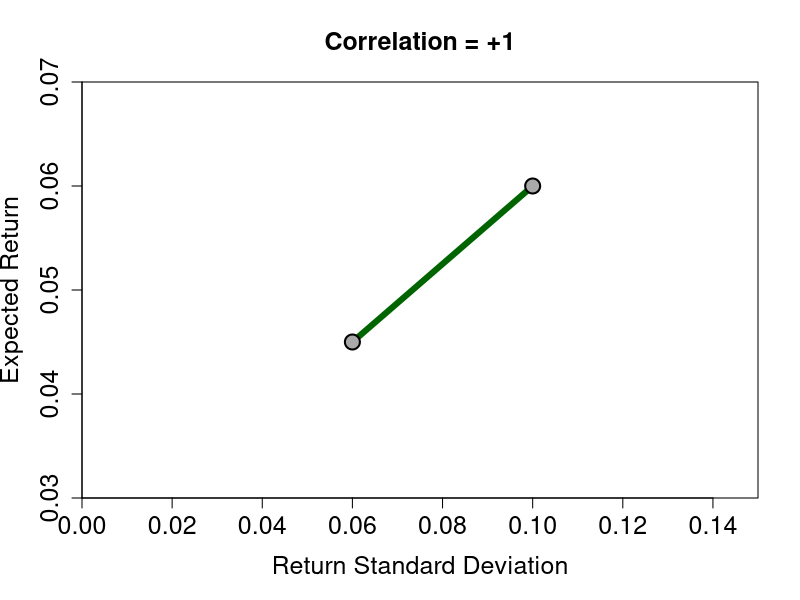
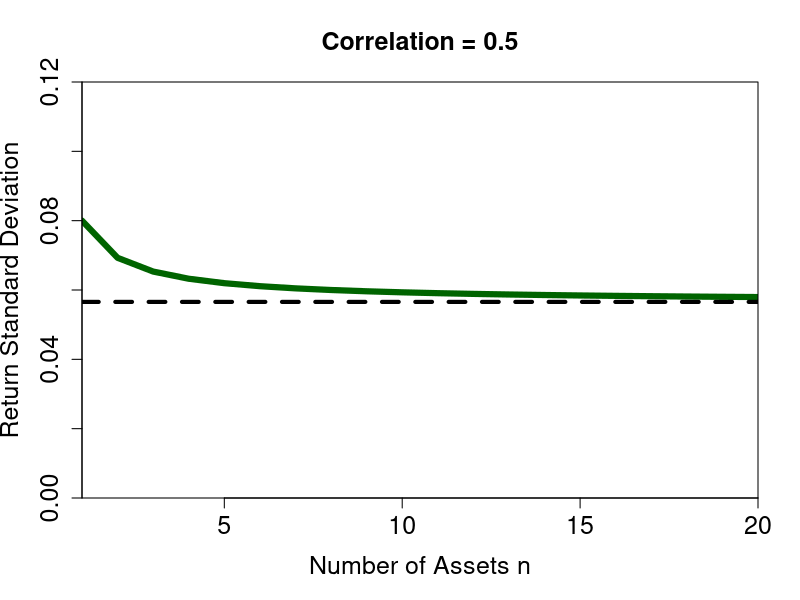

R code for these plots, in order:

#######################
# Two-Asset Model 
#######################

# Parameter values
#-----------------------------------------------------------
muA <- 0.06      # Expected return stock A
muB <- 0.045     # Expected return stock B
sigmaA <- 0.1    # Return standard deviation stock A
sigmaB <- 0.06   # Return standard deviation stock B
rhoAB <- 1       # Correlation of the returns
#-----------------------------------------------------------
wA <- seq(0,1,0.005)  # Sequence of different weights for A
wB <- (1-wA)          # Corresponding weights for B
#-----------------------------------------------------------
  
# Compute combinations of expected return and 
# return standard deviation for the two-asset portfolio
#-----------------------------------------------------------
muP <- wA * muA + wB * muB              
sigmaP <- sqrt(wA^2 * sigmaA^2 + wB^2 * sigmaB^2 
               + 2*wA*wB*rhoAB*sigmaA*sigmaB)
#-----------------------------------------------------------

# Plot results
#-----------------------------------------------------------
# png(file="TwoAssetCase.png",width=1000, height=1000, res = 200)
plot(sigmaP, muP, type = "l", 
     lwd = 6, xlim = c(0,0.15), ylim = c(0.03,0.07),
     xaxs = "i", yaxs = "i", col = "darkgreen", 
     main = "Correlation = +1", 
     xlab = "Return Standard Deviation", ylab = "Expected Return", 
     cex.axis = 1.5, cex.lab = 1.5, cex.main = 1.5)
points(sigmaA, muA, pch = 21, cex = 2, lwd = 2, col = "black", bg = "darkgrey")
points(sigmaB, muB, pch = 21, cex = 2, lwd = 2, col = "black", bg = "darkgrey")
# dev.off()
#-----------------------------------------------------------



########################
# n-Asset Model 
########################

# Parameter values
#-----------------------------------------------------------
mu <- 0.06           # Expected return 
sigma <- 0.08        # Return standard deviation 
rho <- 0.5           # Pairwise correlation 
n <- seq(0,1000,1)   # Vector with varying numbers of assets
#-----------------------------------------------------------

# Compute combinations of expected return and 
# return standard deviation for the portfolio
# of n homogeneous assets
#-----------------------------------------------------------
muP <- mu
sigmaP <- sqrt(1/n^2*(n*sigma^2 + (n^2-n)*rho*sigma^2))
systematic <- sigma*sqrt(rho)
#-----------------------------------------------------------

# Plot results
#-----------------------------------------------------------
# png(file="nAssetCase.png",width=1000, height=1000, res = 200)
plot(n, sigmaP, type = "l", 
     lwd = 6, xlim = c(1,20), ylim = c(0,0.12),
     xaxs = "i", yaxs = "i", col = "darkgreen", 
     main = "Correlation = 0.5", 
     xlab = "Number of Assets n", ylab = "Return Standard Deviation", 
     cex.axis = 1.5, cex.lab = 1.5, cex.main = 1.5)
abline(h = systematic, lty = 2, lwd = 4, col = "black")
# dev.off()
#-----------------------------------------------------------
